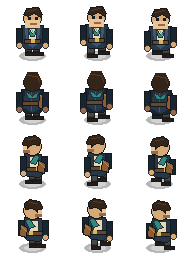
#> input picture wayfarer_godot_vertical_slice/art_pipeline/player_identity/atlases/player_wayfarer_foundation_g419_v1.png, 192 x 256 px
$ python validate_g419_player_identity.py
#> lines starting #> are read from the running program, lines starting #| are printed output that depends on the picture
#!/usr/bin/env python3
"""Validate the G-4.19 player visual identity foundation."""

from __future__ import annotations

import json
import sys
from pathlib import Path
from typing import Any

from PIL import Image


PHASE = "G-4.19"
FAMILY_ID = "player_wayfarer_foundation_g419"
REQUIRED_ANIMATIONS = [
    "idle_down",
    "idle_up",
    "idle_left",
    "idle_right",
    "walk_down",
    "walk_up",
    "walk_left",
    "walk_right",
]
REQUIRED_FRAME_IDS = [
    "idle_down",
    "walk_a_down",
    "walk_b_down",
    "idle_up",
    "walk_a_up",
    "walk_b_up",
    "idle_left",
    "walk_a_left",
    "walk_b_left",
    "idle_right",
    "walk_a_right",
    "walk_b_right",
]

SCRIPT_PATH = Path(__file__).resolve()
PLAYER_ROOT = SCRIPT_PATH.parents[1]
PROJECT_ROOT = PLAYER_ROOT.parents[1]
REPO_ROOT = PROJECT_ROOT.parent

ATLAS_PATH = PLAYER_ROOT / "atlases" / "player_wayfarer_foundation_g419_v1.png"
CONTACT_SHEET_PATH = PLAYER_ROOT / "contact_sheets" / "player_wayfarer_foundation_g419_contact_sheet.png"
MANIFEST_PATH = PLAYER_ROOT / "manifests" / "player_wayfarer_foundation_g419_manifest.json"
QA_REPORT_PATH = PLAYER_ROOT / "reports" / "player_wayfarer_foundation_g419_extraction_qa.json"
STYLE_TOKENS_PATH = PLAYER_ROOT / "source_authored" / "g419_player_identity_style_tokens.json"
BRIEF_PATH = PLAYER_ROOT / "source_authored" / "g419_player_visual_identity_brief.md"
GENERATOR_PATH = PLAYER_ROOT / "scripts" / "generate_g419_player_identity_assets.py"
PLAYER_SCENE_PATH = PROJECT_ROOT / "scenes" / "player" / "Player.tscn"
PLAYER_SCRIPT_PATH = PROJECT_ROOT / "scenes" / "player" / "Player.gd"
BUILD_INFO_PATH = PROJECT_ROOT / "scripts" / "BuildInfo.gd"
REGISTRY_PATH = PROJECT_ROOT / "art_pipeline" / "newport" / "manifests" / "newport_visual_production_registry.json"
PHASE_REPORT_PATH = REPO_ROOT / "docs" / "reports" / "G419_PLAYER_VISUAL_IDENTITY_FOUNDATION.md"


def rel(path: Path) -> str:
    try:
        return path.relative_to(REPO_ROOT).as_posix()
    except ValueError:
        return path.as_posix()


def load_json(path: Path, failures: list[str]) -> Any:
    if not path.exists():
        failures.append(f"missing {rel(path)}")
        return None
    try:
        return json.loads(path.read_text(encoding="utf-8"))
    except json.JSONDecodeError as exc:
        failures.append(f"invalid json {rel(path)}: {exc}")
        return None


def require_path(path: Path, failures: list[str]) -> None:
    if not path.exists():
        failures.append(f"missing {rel(path)}")


def check_image(path: Path, failures: list[str], expected_size: tuple[int, int] | None = None) -> Image.Image | None:
#> called with expected_size = (192, 256)
    require_path(path, failures)
    if not path.exists():
        return None
    try:
        image = Image.open(path).convert("RGBA")
#> image is the input picture: PIL image 192x256 RGBA; mean R, G, B, A 19, 18, 16.1, 71.5
    except OSError as exc:
        failures.append(f"could not open image {rel(path)}: {exc}")
        return None
    if expected_size and image.size != expected_size:
        failures.append(f"{rel(path)} size {image.size} != {expected_size}")
    alpha = image.getchannel("A")
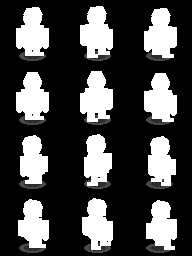
#> alpha: PIL image 192x256 L; min 0, max 255, mean 71.5
    bbox = alpha.getbbox()
#> bbox = (16, 6, 177, 253)
    if bbox is None:
        failures.append(f"{rel(path)} is fully transparent")
    elif bbox[0] < 0 or bbox[1] < 0 or bbox[2] > image.width or bbox[3] > image.height:
        failures.append(f"{rel(path)} alpha bounds out of range")
    return image


def check_manifest(failures: list[str]) -> None:
    manifest = load_json(MANIFEST_PATH, failures)
    if not isinstance(manifest, dict):
        return
    if manifest.get("schema_id") != "wayfarer.player_identity.g419.manifest.v1":
        failures.append("G-4.19 manifest schema mismatch")
    if manifest.get("phase") != PHASE:
        failures.append("G-4.19 manifest phase mismatch")
    if manifest.get("family_id") != FAMILY_ID:
        failures.append("G-4.19 manifest family mismatch")
    if manifest.get("commercial_use_status") == "final_commercial_green":
        failures.append("G-4.19 player must not be final-commercial promoted")
    for bool_key in [
        "source_pixels_from_yellow_uncertain_assets",
        "source_pixels_from_third_party_material",
        "web_scraped_source_pixels",
    ]:
        if manifest.get(bool_key) is not False:
            failures.append(f"G-4.19 manifest must mark {bool_key}=false")
    animations = manifest.get("animations", {})
    if not isinstance(animations, dict):
        failures.append("G-4.19 manifest animations must be an object")
        animations = {}
    for animation in REQUIRED_ANIMATIONS:
        if animation not in animations:
            failures.append(f"G-4.19 manifest missing animation {animation}")
    frames = manifest.get("frames", [])
    if not isinstance(frames, list):
        failures.append("G-4.19 manifest frames must be a list")
        frames = []
    frame_ids = {str(frame.get("id", "")) for frame in frames if isinstance(frame, dict)}
    for frame_id in REQUIRED_FRAME_IDS:
        if frame_id not in frame_ids:
            failures.append(f"G-4.19 manifest missing frame {frame_id}")
    for field in ["runtime_asset", "source_grid", "contact_sheet", "style_tokens", "brief", "generation_script", "validation_script"]:
        value = str(manifest.get(field, ""))
        if not value:
            failures.append(f"G-4.19 manifest missing {field}")
        elif not (PROJECT_ROOT / value).exists():
            failures.append(f"G-4.19 manifest path missing {field}: {value}")


def check_qa(failures: list[str]) -> None:
    qa = load_json(QA_REPORT_PATH, failures)
    if not isinstance(qa, dict):
        return
    if qa.get("schema_id") != "wayfarer.player_identity.g419.extraction_qa.v1":
        failures.append("G-4.19 QA schema mismatch")
    if qa.get("phase") != PHASE or qa.get("family_id") != FAMILY_ID:
        failures.append("G-4.19 QA phase/family mismatch")
    if qa.get("status") != "PASS":
        failures.append("G-4.19 QA status must be PASS")
    if int(qa.get("frames_checked", 0)) != 12:
        failures.append("G-4.19 QA must check 12 frames")
    provenance = qa.get("provenance", {})
    if not isinstance(provenance, dict):
        failures.append("G-4.19 QA provenance must be object")
        return
    if provenance.get("project_owned_deterministic_source") is not True:
        failures.append("G-4.19 QA must mark project-owned deterministic source")
    for key in ["third_party_pixels", "yellow_review_pixels", "web_scraped_pixels", "final_commercial_promoted"]:
        if provenance.get(key) is not False:
            failures.append(f"G-4.19 QA provenance must mark {key}=false")


def check_registry(failures: list[str]) -> None:
    registry = load_json(REGISTRY_PATH, failures)
    if not isinstance(registry, dict):
        return
    registry_phase = str(registry.get("phase", ""))
    if registry_phase not in {PHASE, "G-4.22R"}:
        failures.append("visual production registry phase must be G-4.19 or a documented G-4.22R supersession")
    policy = str(registry.get("policy", ""))
    if registry_phase == PHASE:
        for required in ["G-4.19", "Player Visual Identity Foundation", "not final-commercial promoted", "old drawn player placeholder is deprecated"]:
            if required not in policy:
                failures.append(f"visual production registry G-4.19 policy missing: {required}")
    else:
        for required in ["G-4.22R", "manifest-backed", "player/NPC/marker/world sprites"]:
            if required not in policy:
                failures.append(f"visual production registry G-4.22R supersession policy missing: {required}")
    entries = registry.get("asset_entries", [])
    if not isinstance(entries, list):
        failures.append("visual production registry entries must be list")
        return
    by_id = {str(entry.get("asset_id", "")): entry for entry in entries if isinstance(entry, dict)}
    player = by_id.get(FAMILY_ID)
    if not isinstance(player, dict):
        failures.append("G-4.19 player asset missing from visual production registry")
        return
    usage = player.get("current_usage", {})
    expected_normal_review = registry_phase == PHASE
    if not isinstance(usage, dict) or usage.get("normal_review") is not expected_normal_review:
        failures.append("G-4.19 player asset must be active for normal review")
    expected_statuses = {"APPROVED_TEMPORARY"} if registry_phase == PHASE else {"APPROVED_TEMPORARY", "DEPRECATED_DO_NOT_USE"}
    if player.get("rebuild_status") not in expected_statuses:
        failures.append("G-4.19 player rebuild status must be APPROVED_TEMPORARY or documented as superseded")
    provenance = player.get("provenance_detail", {})
    if not isinstance(provenance, dict):
        failures.append("G-4.19 player provenance detail missing")
    else:
        if provenance.get("project_owned_deterministic_source") is not True:
            failures.append("G-4.19 player registry must mark deterministic source")
        for key in ["source_pixels_from_yellow_uncertain_assets", "source_pixels_from_third_party_material", "web_scraped_source_pixels", "final_commercial_promoted"]:
            if provenance.get(key) is not False:
                failures.append(f"G-4.19 player registry must mark {key}=false")
    placeholder = by_id.get("player_placeholder_drawn")
    if not isinstance(placeholder, dict):
        failures.append("historical player placeholder entry missing")
    else:
        placeholder_usage = placeholder.get("current_usage", {})
        if isinstance(placeholder_usage, dict) and placeholder_usage.get("normal_review") is True:
            failures.append("drawn player placeholder must not remain normal-review")
        if placeholder.get("rebuild_status") != "DEPRECATED_DO_NOT_USE":
            failures.append("drawn player placeholder must be deprecated")
    if registry_phase == "G-4.22R":
        g422r_player = by_id.get("player_wayfarer_atelier_g422r")
        g422r_npc = by_id.get("newport_npc_atelier_g422r")
        if not isinstance(g422r_player, dict):
            failures.append("G-4.22R player supersession entry missing")
        if not isinstance(g422r_npc, dict):
            failures.append("G-4.22R NPC supersession entry missing")


def check_runtime_integration(failures: list[str]) -> None:
    for path in [PLAYER_SCENE_PATH, PLAYER_SCRIPT_PATH, BUILD_INFO_PATH, PHASE_REPORT_PATH, STYLE_TOKENS_PATH, BRIEF_PATH, GENERATOR_PATH]:
        require_path(path, failures)
    if PLAYER_SCENE_PATH.exists():
        scene = PLAYER_SCENE_PATH.read_text(encoding="utf-8")
        if 'node name="Visual" type="AnimatedSprite2D"' not in scene:
            failures.append("Player.tscn must include Visual AnimatedSprite2D")
    if PLAYER_SCRIPT_PATH.exists():
        script = PLAYER_SCRIPT_PATH.read_text(encoding="utf-8")
        for required in [
            "PLAYER_SPRITE_ATLAS_PATH",
            "func set_review_visual_state",
            "_configure_visual_sprite",
            "_update_visual_animation",
        ]:
            if required not in script:
                failures.append(f"Player.gd missing {required}")
        if "player_wayfarer_foundation_g419_v1.png" not in script and "player_wayfarer_atelier_g422r_v1.png" not in script:
            failures.append("Player.gd must use the G-4.19 foundation atlas or its G-4.22R atelier supersession")
        for forbidden in ["draw_circle(", "draw_rect(", "draw_line("]:
            if forbidden in script:
                failures.append(f"Player.gd still uses drawn placeholder primitive: {forbidden}")
    if BUILD_INFO_PATH.exists():
        build_info = BUILD_INFO_PATH.read_text(encoding="utf-8")
        if "PLAYER_STYLE_ROADMAP_NOTE" not in build_info:
            failures.append("BuildInfo.gd must retain the player/style roadmap note hook")
        if "player" not in build_info.lower() and "wayfarer" not in build_info.lower():
            failures.append("BuildInfo.gd should still describe the player-facing Wayfarer presentation")


def main() -> int:
    failures: list[str] = []
    atlas = check_image(ATLAS_PATH, failures, (192, 256))
    check_image(CONTACT_SHEET_PATH, failures)
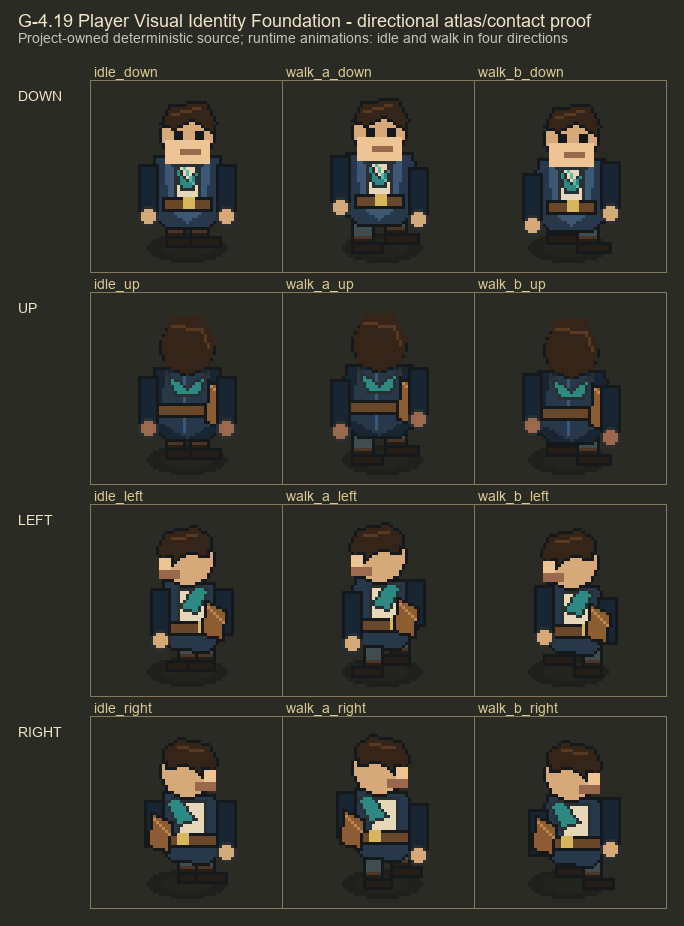
#> input picture wayfarer_godot_vertical_slice/art_pipeline/player_identity/contact_sheets/player_wayfarer_foundation_g419_contact_sheet.png, 684 x 926 px
#> in check_image, image is the input picture: PIL image 684x926 RGBA; mean R, G, B, A 50.7, 49.9, 43.1, 255
#> in check_image (call 2), `alpha = image.getchannel("A")`: alpha: PIL image 684x926 L; every value is 255
#> in check_image (call 2), `bbox = alpha.getbbox()`: bbox = (0, 0, 684, 926)
    if atlas:
        frame_alpha_failures = 0
        for row in range(4):
            for col in range(3):
                frame = atlas.crop((col * 64, row * 64, (col + 1) * 64, (row + 1) * 64))
                alpha = frame.getchannel("A")
                bbox = alpha.getbbox()
                if bbox is None:
                    frame_alpha_failures += 1
                elif bbox[0] < 8 or bbox[1] < 4 or bbox[2] > 56 or bbox[3] > 62:
                    frame_alpha_failures += 1
#> after the loop, frame_alpha_failures = 0
        if frame_alpha_failures:
            failures.append(f"{frame_alpha_failures} G-4.19 player frames have unsafe alpha bounds")
    check_manifest(failures)
    check_qa(failures)
    check_registry(failures)
    check_runtime_integration(failures)
    if failures:
        print("FAIL: G-4.19 player identity validation")
        for failure in failures:
            print(" - " + failure)
        return 1
    print("PASS: G-4.19 player identity validation")
    print(f"Atlas: {rel(ATLAS_PATH)}")
    print(f"Contact sheet: {rel(CONTACT_SHEET_PATH)}")
    print(f"Manifest: {rel(MANIFEST_PATH)}")
    return 0


if __name__ == "__main__":
#> (the run stopped early here; a loop or call above may not have finished)
